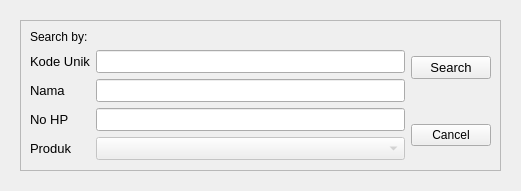
<?xml version="1.0" encoding="UTF-8"?>
<ui version="4.0">
 <class>Form</class>
 <widget class="QWidget" name="Form">
  <property name="geometry">
   <rect>
    <x>0</x>
    <y>0</y>
    <width>521</width>
    <height>191</height>
   </rect>
  </property>
  <property name="windowTitle">
   <string>Form</string>
  </property>
  <widget class="QScrollArea" name="scrollArea">
   <property name="geometry">
    <rect>
     <x>20</x>
     <y>20</y>
     <width>481</width>
     <height>151</height>
    </rect>
   </property>
   <property name="widgetResizable">
    <bool>true</bool>
   </property>
   <widget class="QWidget" name="scrollAreaWidgetContents">
    <property name="geometry">
     <rect>
      <x>0</x>
      <y>0</y>
      <width>479</width>
      <height>149</height>
     </rect>
    </property>
    <layout class="QGridLayout" name="gridLayout_2">
     <item row="0" column="0">
      <layout class="QGridLayout" name="gridLayout">
       <item row="0" column="1">
        <widget class="QPushButton" name="btn_search">
         <property name="font">
          <font>
           <pointsize>10</pointsize>
          </font>
         </property>
         <property name="text">
          <string>Search</string>
         </property>
        </widget>
       </item>
       <item row="1" column="1">
        <widget class="QPushButton" name="btn_cancel">
         <property name="text">
          <string>Cancel</string>
         </property>
        </widget>
       </item>
       <item row="0" column="0" rowspan="2">
        <layout class="QFormLayout" name="formLayout">
         <item row="1" column="0">
          <widget class="QLabel" name="label">
           <property name="font">
            <font>
             <pointsize>10</pointsize>
            </font>
           </property>
           <property name="text">
            <string>Kode Unik</string>
           </property>
          </widget>
         </item>
         <item row="2" column="0">
          <widget class="QLabel" name="label_2">
           <property name="font">
            <font>
             <pointsize>10</pointsize>
            </font>
           </property>
           <property name="text">
            <string>Nama</string>
           </property>
          </widget>
         </item>
         <item row="3" column="0">
          <widget class="QLabel" name="label_3">
           <property name="font">
            <font>
             <pointsize>10</pointsize>
            </font>
           </property>
           <property name="text">
            <string>No HP</string>
           </property>
          </widget>
         </item>
         <item row="1" column="1">
          <widget class="QLineEdit" name="in_uniCode">
           <property name="font">
            <font>
             <pointsize>10</pointsize>
            </font>
           </property>
          </widget>
         </item>
         <item row="2" column="1">
          <widget class="QLineEdit" name="in_name">
           <property name="font">
            <font>
             <pointsize>10</pointsize>
            </font>
           </property>
          </widget>
         </item>
         <item row="3" column="1">
          <widget class="QLineEdit" name="in_phone">
           <property name="font">
            <font>
             <pointsize>10</pointsize>
            </font>
           </property>
          </widget>
         </item>
         <item row="0" column="0">
          <widget class="QLabel" name="label_4">
           <property name="font">
            <font>
             <pointsize>9</pointsize>
            </font>
           </property>
           <property name="text">
            <string>Search by:</string>
           </property>
          </widget>
         </item>
         <item row="4" column="1">
          <widget class="QComboBox" name="cmb_prod">
           <property name="enabled">
            <bool>false</bool>
           </property>
           <property name="font">
            <font>
             <pointsize>10</pointsize>
            </font>
           </property>
          </widget>
         </item>
         <item row="4" column="0">
          <widget class="QLabel" name="label_5">
           <property name="font">
            <font>
             <pointsize>10</pointsize>
            </font>
           </property>
           <property name="text">
            <string>Produk</string>
           </property>
          </widget>
         </item>
        </layout>
       </item>
      </layout>
     </item>
    </layout>
   </widget>
  </widget>
 </widget>
 <resources/>
 <connections/>
</ui>
